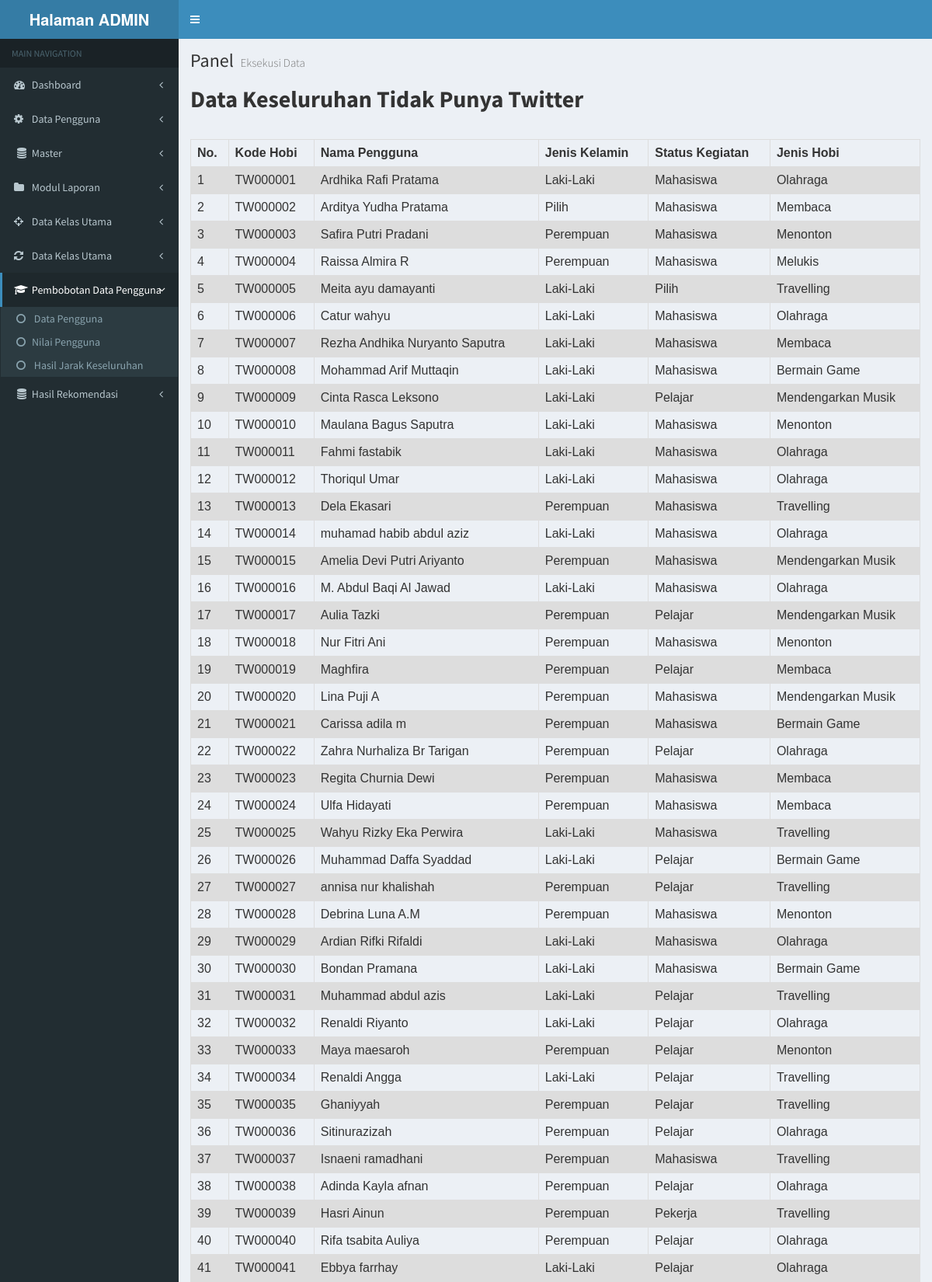
/index.php/data_form (upper part), run on the app's committed database.
### tables this page shows
CREATE TABLE IF NOT EXISTS `tabel_data_form` (
  `no` int(11) NOT NULL,
  `kode_hobi` varchar(100) NOT NULL,
  `nama_lengkap` varchar(100) NOT NULL,
  `jenis_kelamin` varchar(100) NOT NULL,
  `status_kegiatan` varchar(100) NOT NULL,
  `tanggal_lahir` varchar(100) NOT NULL,
  `hobi` varchar(100) NOT NULL,
  `email` varchar(100) NOT NULL
);

### application/controllers/Data_form.php (called while the page is built, shortened)
<?php
class Data_form extends CI_Controller {
 function __construct()
 {
 $this->load->model('mform_data', '', TRUE);
 $this->load->helper(array('form', 'url'));
 }
 public function index()
 {
  $data['title'] = "Form Data";
    $data['isian'] = $this->mform_data->satutable();
   $this->load->view('form/v_lihat_form_data',$data);
 }
 }
?>

### index.php (called while the page is built, shortened)
<?php
require_once BASEPATH.'core/CodeIgniter.php';

### application/models/Mform_data.php (called while the page is built)
<?php if ( ! defined('BASEPATH')) exit('No direct script access allowed');
class Mform_data extends CI_Model {
public function satutable() {
 $this->db->select('*');
 $this->db->from('tabel_data_form');
 $query = $this->db->get();
 return $query->result();
}
}
?>

### application/views/form/v_lihat_form_data.php (the view, shortened to what this page needs)
	<div class="content-wrapper">
                <section class="content-header">
                    <h1>
                        Panel
                        <small>Eksekusi Data</small>
                    </h1>
<!DOCTYPE html>
<html>
<head>
</head>
<body>
<label><h2><b>Data Keseluruhan Tidak Punya Twitter</b></h2></label>
<table>
  <tr>
  <br>
    <th>No.</th>
    <th>Kode Hobi</th>
    <th>Nama Pengguna</th>
	<th>Jenis Kelamin</th>
	<th>Status Kegiatan</th>
	<th>Jenis Hobi</th>
  </tr>
  <?php
  $no=1;
  foreach ($isian as $row) { ?>
  <tr>
  <td><?php echo $no++;?></td>
  <td><?php echo $row->kode_hobi;?></td>
  <td><?php echo $row->nama_lengkap;?></td>
  <td><?php echo $row->jenis_kelamin;?></td>
  <td><?php echo $row->status_kegiatan;?></td>
  <td><?php echo $row->hobi;?></td>
  </tr>
    <?php } ?>
</table>

### application/views/form/v_lihat_form_data.php (style rules this page uses)
table { font-family: arial, sans-serif; border-collapse: collapse; width: 100%; }
td, th { border: 1px solid #dddddd; text-align: left; padding: 8px; }
tr:nth-child(even) { background-color: #dddddd; }

### data on the page
tabel_data_form: kode_hobi "TW000001", nama_lengkap "Ardhika Rafi Pratama", jenis_kelamin "Laki-Laki", status_kegiatan "Mahasiswa", hobi "Olahraga"
tabel_data_form: kode_hobi "TW000002", nama_lengkap "Arditya Yudha Pratama", jenis_kelamin "Pilih", status_kegiatan "Mahasiswa", hobi "Membaca"
tabel_data_form: kode_hobi "TW000003", nama_lengkap "Safira Putri Pradani", jenis_kelamin "Perempuan", status_kegiatan "Mahasiswa", hobi "Menonton"
tabel_data_form: kode_hobi "TW000004", nama_lengkap "Raissa Almira R", jenis_kelamin "Perempuan", status_kegiatan "Mahasiswa", hobi "Melukis"
tabel_data_form: kode_hobi "TW000005", nama_lengkap "Meita ayu damayanti", jenis_kelamin "Laki-Laki", status_kegiatan "Pilih", hobi "Travelling"
tabel_data_form: kode_hobi "TW000006", nama_lengkap "Catur wahyu", jenis_kelamin "Laki-Laki", status_kegiatan "Mahasiswa", hobi "Olahraga"
tabel_data_form: kode_hobi "TW000007", nama_lengkap "Rezha Andhika Nuryanto Saputra", jenis_kelamin "Laki-Laki", status_kegiatan "Mahasiswa", hobi "Membaca"
tabel_data_form: kode_hobi "TW000008", nama_lengkap "Mohammad Arif Muttaqin", jenis_kelamin "Laki-Laki", status_kegiatan "Mahasiswa", hobi "Bermain Game"
tabel_data_form: kode_hobi "TW000009", nama_lengkap "Cinta Rasca Leksono", jenis_kelamin "Laki-Laki", status_kegiatan "Pelajar", hobi "Mendengarkan Musik"
tabel_data_form: kode_hobi "TW000010", nama_lengkap "Maulana Bagus Saputra", jenis_kelamin "Laki-Laki", status_kegiatan "Mahasiswa", hobi "Menonton"
tabel_data_form: kode_hobi "TW000011", nama_lengkap "Fahmi fastabik", jenis_kelamin "Laki-Laki", status_kegiatan "Mahasiswa", hobi "Olahraga"
tabel_data_form: kode_hobi "TW000012", nama_lengkap "Thoriqul Umar", jenis_kelamin "Laki-Laki", status_kegiatan "Mahasiswa", hobi "Olahraga"
tabel_data_form: kode_hobi "TW000013", nama_lengkap "Dela Ekasari", jenis_kelamin "Perempuan", status_kegiatan "Mahasiswa", hobi "Travelling"
tabel_data_form: kode_hobi "TW000014", nama_lengkap "muhamad habib abdul aziz", jenis_kelamin "Laki-Laki", status_kegiatan "Mahasiswa", hobi "Olahraga"
tabel_data_form: kode_hobi "TW000015", nama_lengkap "Amelia Devi Putri Ariyanto", jenis_kelamin "Perempuan", status_kegiatan "Mahasiswa", hobi "Mendengarkan Musik"
tabel_data_form: kode_hobi "TW000016", nama_lengkap "M. Abdul Baqi Al Jawad", jenis_kelamin "Laki-Laki", status_kegiatan "Mahasiswa", hobi "Olahraga"
tabel_data_form: kode_hobi "TW000017", nama_lengkap "Aulia Tazki", jenis_kelamin "Perempuan", status_kegiatan "Pelajar", hobi "Mendengarkan Musik"
tabel_data_form: kode_hobi "TW000018", nama_lengkap "Nur Fitri Ani", jenis_kelamin "Perempuan", status_kegiatan "Mahasiswa", hobi "Menonton"
tabel_data_form: kode_hobi "TW000019", nama_lengkap "Maghfira", jenis_kelamin "Perempuan", status_kegiatan "Pelajar", hobi "Membaca"
tabel_data_form: kode_hobi "TW000020", nama_lengkap "Lina Puji A", jenis_kelamin "Perempuan", status_kegiatan "Mahasiswa", hobi "Mendengarkan Musik"
tabel_data_form: kode_hobi "TW000021", nama_lengkap "Carissa adila m", jenis_kelamin "Perempuan", status_kegiatan "Mahasiswa", hobi "Bermain Game"
tabel_data_form: kode_hobi "TW000022", nama_lengkap "Zahra Nurhaliza Br Tarigan", jenis_kelamin "Perempuan", status_kegiatan "Pelajar", hobi "Olahraga"
tabel_data_form: kode_hobi "TW000023", nama_lengkap "Regita Churnia Dewi", jenis_kelamin "Perempuan", status_kegiatan "Mahasiswa", hobi "Membaca"
tabel_data_form: kode_hobi "TW000024", nama_lengkap "Ulfa Hidayati", jenis_kelamin "Perempuan", status_kegiatan "Mahasiswa", hobi "Membaca"
tabel_data_form: kode_hobi "TW000025", nama_lengkap "Wahyu Rizky Eka Perwira", jenis_kelamin "Laki-Laki", status_kegiatan "Mahasiswa", hobi "Travelling"
tabel_data_form: kode_hobi "TW000026", nama_lengkap "Muhammad Daffa Syaddad", jenis_kelamin "Laki-Laki", status_kegiatan "Pelajar", hobi "Bermain Game"
tabel_data_form: kode_hobi "TW000027", nama_lengkap "annisa nur khalishah", jenis_kelamin "Perempuan", status_kegiatan "Pelajar", hobi "Travelling"
tabel_data_form: kode_hobi "TW000028", nama_lengkap "Debrina Luna A.M", jenis_kelamin "Perempuan", status_kegiatan "Mahasiswa", hobi "Menonton"
tabel_data_form: kode_hobi "TW000029", nama_lengkap "Ardian Rifki Rifaldi", jenis_kelamin "Laki-Laki", status_kegiatan "Mahasiswa", hobi "Olahraga"
tabel_data_form: kode_hobi "TW000030", nama_lengkap "Bondan Pramana", jenis_kelamin "Laki-Laki", status_kegiatan "Mahasiswa", hobi "Bermain Game"
tabel_data_form: kode_hobi "TW000031", nama_lengkap "Muhammad abdul azis", jenis_kelamin "Laki-Laki", status_kegiatan "Pelajar", hobi "Travelling"
tabel_data_form: kode_hobi "TW000032", nama_lengkap "Renaldi Riyanto", jenis_kelamin "Laki-Laki", status_kegiatan "Pelajar", hobi "Olahraga"
tabel_data_form: kode_hobi "TW000033", nama_lengkap "Maya maesaroh", jenis_kelamin "Perempuan", status_kegiatan "Pelajar", hobi "Menonton"
tabel_data_form: kode_hobi "TW000034", nama_lengkap "Renaldi Angga", jenis_kelamin "Laki-Laki", status_kegiatan "Pelajar", hobi "Travelling"
tabel_data_form: kode_hobi "TW000035", nama_lengkap "Ghaniyyah", jenis_kelamin "Perempuan", status_kegiatan "Pelajar", hobi "Travelling"
tabel_data_form: kode_hobi "TW000036", nama_lengkap "Sitinurazizah", jenis_kelamin "Perempuan", status_kegiatan "Pelajar", hobi "Olahraga"
tabel_data_form: kode_hobi "TW000037", nama_lengkap "Isnaeni ramadhani", jenis_kelamin "Perempuan", status_kegiatan "Mahasiswa", hobi "Travelling"
tabel_data_form: kode_hobi "TW000038", nama_lengkap "Adinda Kayla afnan", jenis_kelamin "Perempuan", status_kegiatan "Pelajar", hobi "Olahraga"
tabel_data_form: kode_hobi "TW000039", nama_lengkap "Hasri Ainun", jenis_kelamin "Perempuan", status_kegiatan "Pekerja", hobi "Travelling"
tabel_data_form: kode_hobi "TW000040", nama_lengkap "Rifa tsabita Auliya", jenis_kelamin "Perempuan", status_kegiatan "Pelajar", hobi "Olahraga"
tabel_data_form: kode_hobi "TW000041", nama_lengkap "Ebbya farrhay", jenis_kelamin "Laki-Laki", status_kegiatan "Pelajar", hobi "Olahraga"
